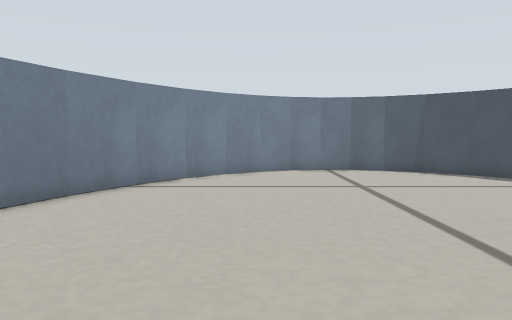
[1] (above)

12 first-person views from a walk through a Gazebo world. The camera is 0.15 m above the floor, tilts 4° down and sees 70° across. The floor is counted in squares, 0.1 m on a side. Each view is taken from the middle of a square. On the plan, view 1 faces up. The plan holds only what a view shows up to about 16 squares ahead; the rest is blank. The place goes on beyond the plan.

[2]
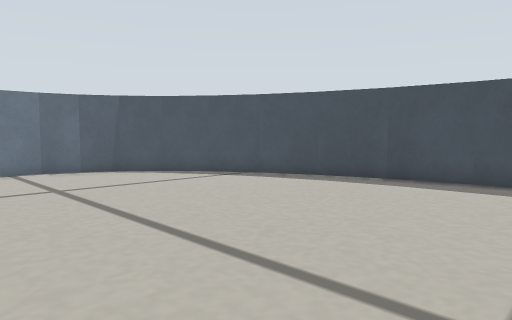

[3]
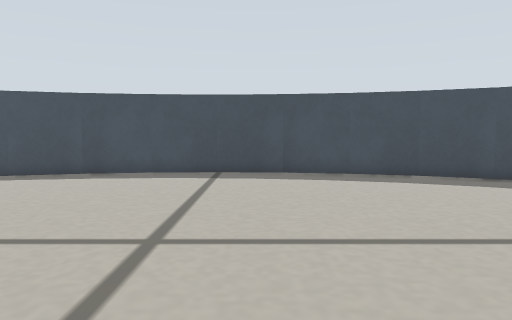

[4]
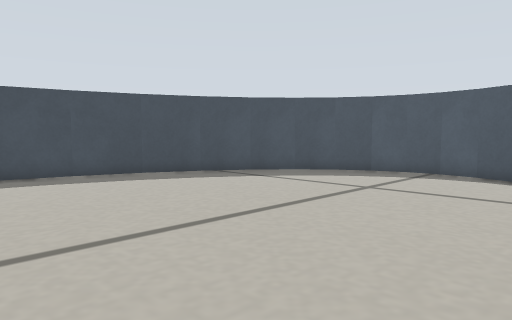

[5]
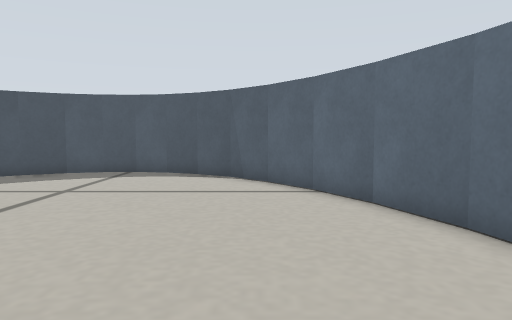

[6]
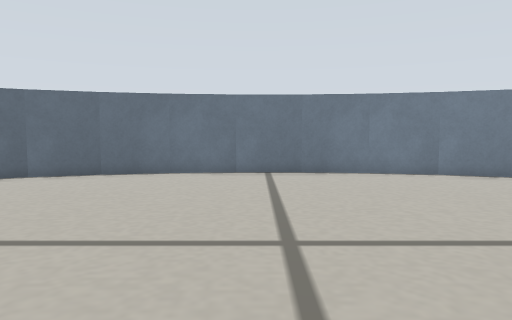

[7]
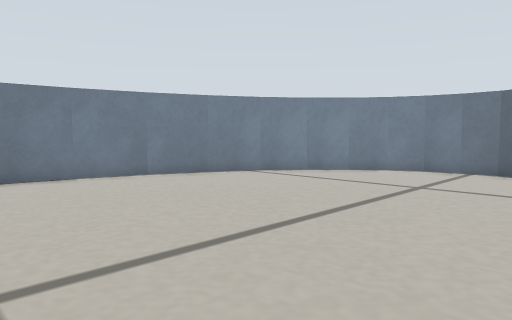

[8]
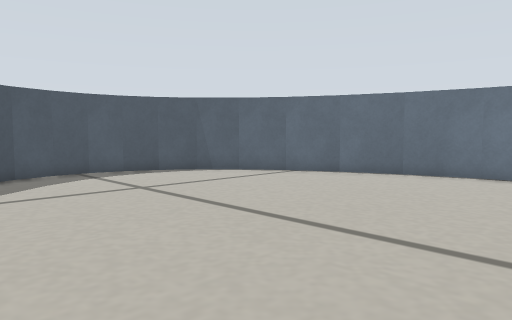

[9]
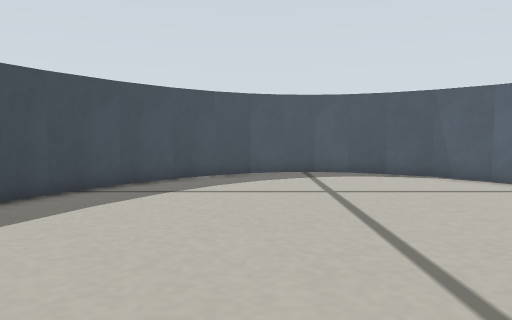

[10]
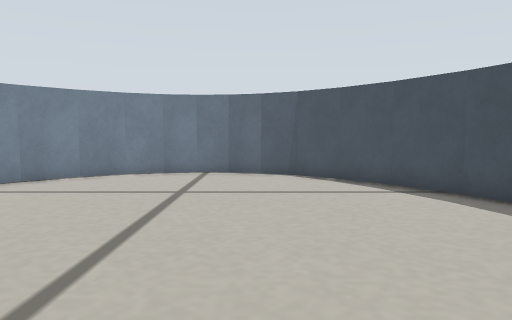

[11]
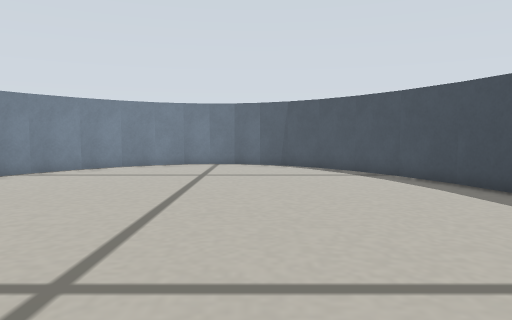

[12]
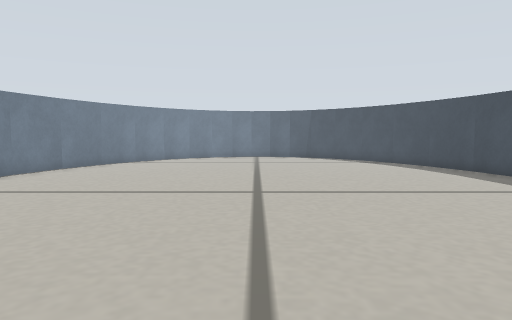

### Floor plan
Points are (right, up) in squares from view 1. A wall is a line through its corners. A room is listed if a view was taken in it or the views show most of it. See-through windows are left out.
Room 1 (views 1, 2, 3, 4, 5, 6, 7, 8, 9, 10, 11, 12)
walls: (12.2, 0.4) (12.1, 3.1); (-6.2, 1.9) (-6.2, -0.9); (12.1, 2.9) (11.6, 5.5) (10.9, 7.9); (-6.2, -0.7) (-5.9, -3.3); (-5.9, 4.4) (-6.2, 1.8); (12.1, -2.1) (12.2, 0.6); (-5.9, -3.2) (-5.3, -5.8); (-5.3, 6.8) (-5.9, 4.2); (11.6, -4.6) (12.1, -2); (11, 7.7) (10, 9.9); (-5.3, -5.6) (-4.5, -7.9); (-4.5, 8.9) (-5.4, 6.6); (10.9, -6.8) (11.7, -4.4); (10.1, 9.8) (9, 11.6) (7.7, 13.1); (-4.6, -7.7) (-3.5, -9.9); (-3.6, -9.7) (-2.4, -11.4) (-1.1, -12.7); (-2.3, 12.5) (-3.5, 10.8) (-4.5, 8.8); (7.9, 13) (6.4, 14.2); (8.9, -10.7) (10, -8.9) (11, -6.7); (-1, 13.7) (-2.4, 12.3); (6.6, 14.1) (5.1, 14.9); (0.2, 14.6) (-1.1, 13.6); (7.7, -12.1) (9, -10.6); (5.3, 14.8) (3.9, 15.2); (1.5, 15.1) (0.1, 14.5); (-1.2, -12.6) (0.2, -13.6); (4, 15.2) (2.6, 15.3); (2.8, 15.3) (1.4, 15.1); (6.4, -13.2) (7.8, -12); (0.1, -13.5) (1.5, -14.1); (5.1, -13.9) (6.5, -13.1); (1.4, -14.1) (2.7, -14.3); (3.9, -14.2) (5.3, -13.8); (2.6, -14.3) (4, -14.2)

Positions as (right, up) in squares from view 1, and headings:
1: (0, 0), facing up
2: (0, 0), facing up-right
3: (-2, -1), facing right
4: (-2, 0), facing down-right
5: (-2, 0), facing down
6: (8, 0), facing left
7: (7, 0), facing up-left
8: (8, 0), facing down-left
9: (5, 0), facing down
10: (5, 1), facing up
11: (5, -3), facing up
12: (3, -9), facing up
